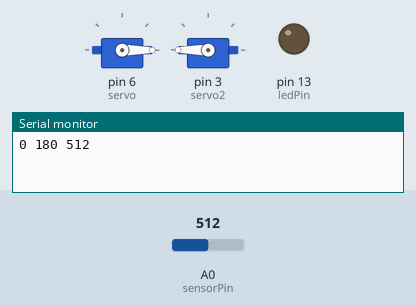
Bench run of a sketch on a simulated Arduino Uno, built with avr-gcc and run on an emulated ATmega328P. Shown: 2 × servo, output pins drawn as LEDs (lit = HIGH), the last lines printed to the serial monitor. The test bench sets the inputs (shaded band); at power-on: A0 (sensorPin) = 512.

Above: at 0.1 s.
At 9.93 s:
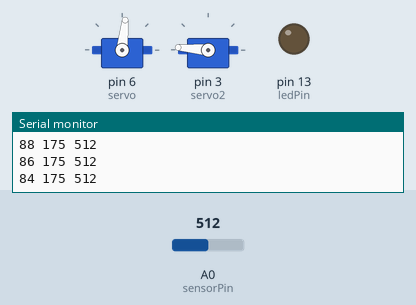
At 19.97 s:
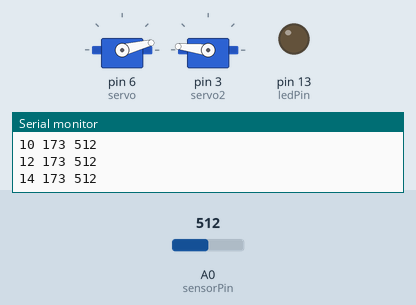
At 39.84 s:
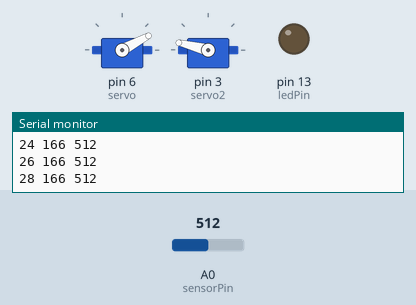
Timing chart, 0 to 40.0 s (numbered marks = the images above):
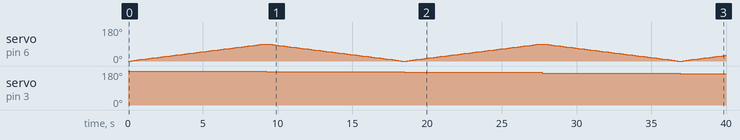

The sketch:

mini_project2.ino
```cpp
#include <Servo.h>

// Create Servo objects for pan and tilt
Servo servo;
Servo servo2;

// Sensor and LED setup
int sensorPin = A0;       // IR sensor analog input
int ledPin = 13;          // Onboard LED (optional)
int sensorValue = 0;      // Stores sensor reading
int outputValue = 0;      // Placeholder (unused)

// Servo position variables
int pos = 0;
int pos2 = 180;
int sensing = 1;          // Flag (unused)

void setup() {
  servo.attach(6);        // Pan servo on digital pin 6
  servo2.attach(3);       // Tilt servo on digital pin 3
  Serial.begin(9600);     // Start serial communication
  pinMode(ledPin, OUTPUT);
}

void loop() {
  sensorValue = analogRead(sensorPin);  // Initial sensor read

  // Sweep tilt servo from 180 to 90 degrees
  for (pos2 = 180; pos2 >= 90; pos2 -= 2) {

    // Sweep pan servo from 0 to 90 degrees
    for (pos = 0; pos <= 90; pos += 2) {
      servo.write(pos);           // Update pan angle
      servo2.write(pos2);         // Update tilt angle
      sensorValue = analogRead(sensorPin);  // Read sensor
      Serial.print(servo.read()); Serial.print(" ");
      Serial.print(servo2.read()); Serial.print(" ");
      Serial.println(sensorValue);          // Send data
      delay(200);                           // Wait
    }

    pos2 -= 5;  // Additional decrement for tilt

    // Sweep pan servo back from 90 to 0 degrees
    for (pos = 90; pos >= 0; pos -= 2) {
      servo.write(pos);
      servo2.write(pos2);
      sensorValue = analogRead(sensorPin);
      Serial.print(servo.read()); Serial.print(" ");
      Serial.print(servo2.read()); Serial.print(" ");
      Serial.println(sensorValue);
      delay(200);
    }
  }
}
```

Measured:
- by itself, servo on pin 3 (servo2): 180° → 175° at 9.2 s, → 173° 9.2 s later, → 168° 9.2 s later, → 166° 9.2 s later
